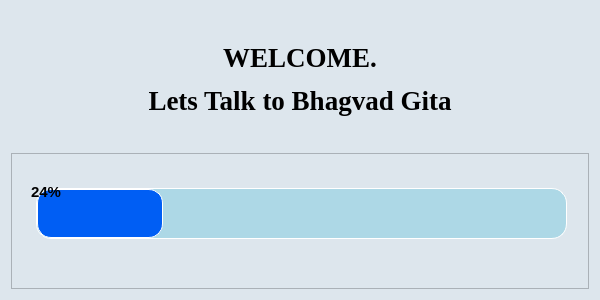
<?xml version="1.0" encoding="UTF-8"?>
<ui version="4.0">
 <class>Dialog</class>
 <widget class="QDialog" name="Dialog">
  <property name="geometry">
   <rect>
    <x>0</x>
    <y>0</y>
    <width>600</width>
    <height>300</height>
   </rect>
  </property>
  <property name="minimumSize">
   <size>
    <width>600</width>
    <height>300</height>
   </size>
  </property>
  <property name="maximumSize">
   <size>
    <width>600</width>
    <height>300</height>
   </size>
  </property>
  <property name="font">
   <font>
    <pointsize>18</pointsize>
    <bold>true</bold>
    <underline>false</underline>
   </font>
  </property>
  <property name="windowTitle">
   <string>Loading</string>
  </property>
  <property name="styleSheet">
   <string notr="true">	background-color:  #DDE6ED;</string>
  </property>
  <property name="modal">
   <bool>false</bool>
  </property>
  <layout class="QVBoxLayout" name="verticalLayout_2">
   <item>
    <layout class="QVBoxLayout" name="verticalLayout">
     <item>
      <widget class="QLabel" name="label">
       <property name="font">
        <font>
         <family>Georgia</family>
         <pointsize>24</pointsize>
         <bold>false</bold>
         <underline>false</underline>
        </font>
       </property>
       <property name="text">
        <string>&lt;html&gt;&lt;head/&gt;&lt;body&gt;&lt;p align=&quot;center&quot;&gt;&lt;span style=&quot; font-size:20pt; font-weight:700;&quot;&gt;WELCOME.&lt;/span&gt;&lt;/p&gt;&lt;p align=&quot;center&quot;&gt;&lt;span style=&quot; font-size:20pt; font-weight:700;&quot;&gt;Lets Talk to Bhagvad Gita&lt;/span&gt;&lt;/p&gt;&lt;/body&gt;&lt;/html&gt;</string>
       </property>
      </widget>
     </item>
     <item>
      <widget class="QFrame" name="frame">
       <property name="frameShape">
        <enum>QFrame::StyledPanel</enum>
       </property>
       <property name="frameShadow">
        <enum>QFrame::Raised</enum>
       </property>
       <widget class="QProgressBar" name="progressBar">
        <property name="enabled">
         <bool>true</bool>
        </property>
        <property name="geometry">
         <rect>
          <x>20</x>
          <y>30</y>
          <width>541</width>
          <height>61</height>
         </rect>
        </property>
        <property name="sizePolicy">
         <sizepolicy hsizetype="Minimum" vsizetype="Fixed">
          <horstretch>0</horstretch>
          <verstretch>0</verstretch>
         </sizepolicy>
        </property>
        <property name="font">
         <font>
          <pointsize>11</pointsize>
          <bold>true</bold>
         </font>
        </property>
        <property name="styleSheet">
         <string notr="true">QProgressBar{
	margin:5px;
	border-radius:15px;
	border:1px solid white;
	background-color:rgb(173, 216, 230);
}
QProgressBar::chunk{
	border-radius:14px;
	border:1px solid white;
	background-color:#005ef4;
}</string>
        </property>
        <property name="value">
         <number>24</number>
        </property>
       </widget>
      </widget>
     </item>
    </layout>
   </item>
  </layout>
 </widget>
 <resources/>
 <connections/>
</ui>
